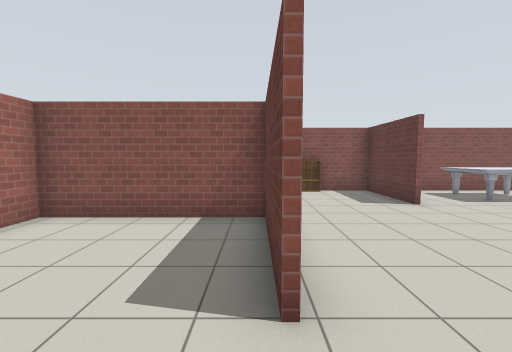
View 1 (above)

16 first-person views from a walk through a robot-simulator world made for Gazebo. The camera is 1.3 m above the floor, tilts 4° down and sees 90° across. The floor is counted in squares, 1 m on a side. Each view is taken from the middle of a square. On the plan, view 1 faces up. The plan holds only what a view shows up to about 12 squares ahead; the rest is blank. Gazebo's built-in surfaces are drawn with simple patterns.

View 2
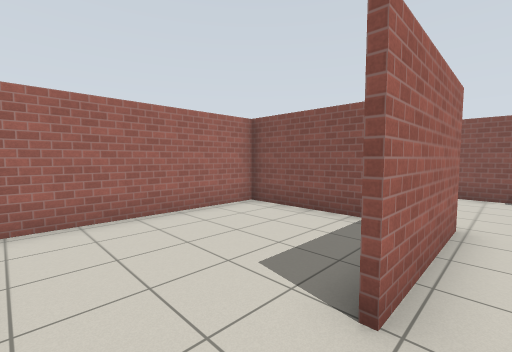

View 3
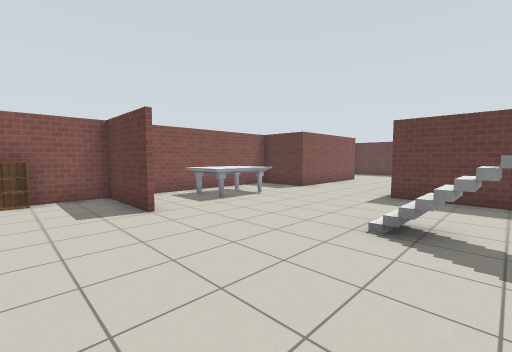

View 4
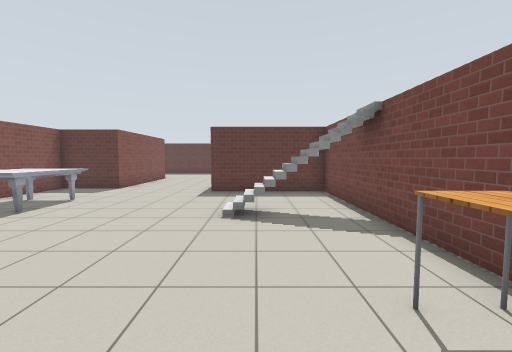

View 5
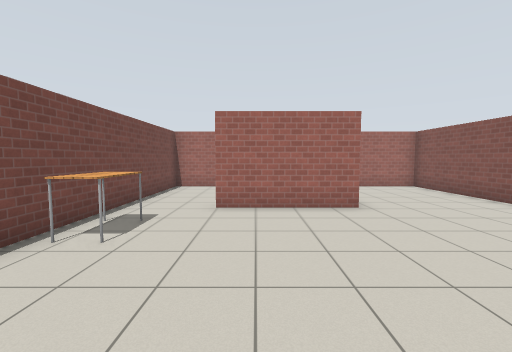

View 6
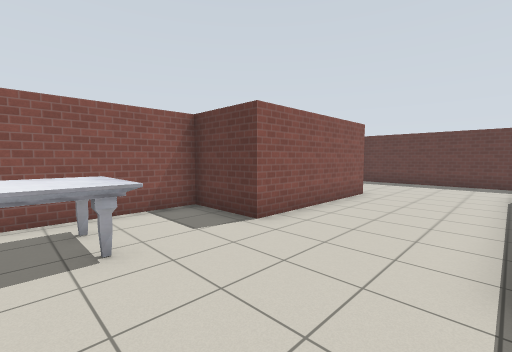

View 7
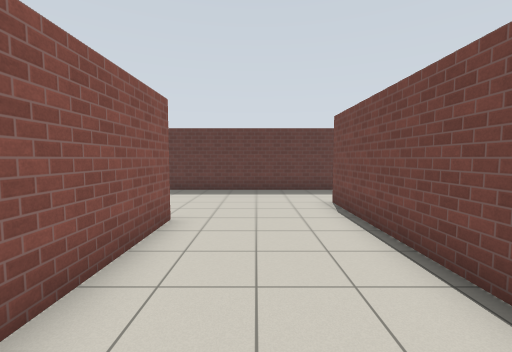

View 8
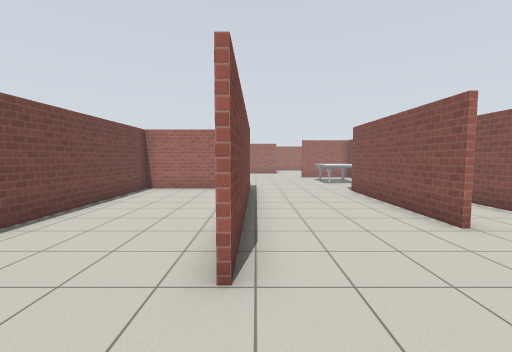

View 9
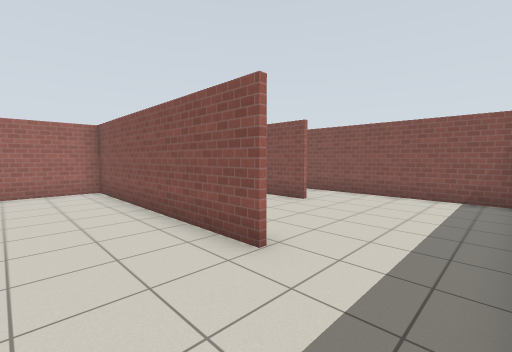

View 10
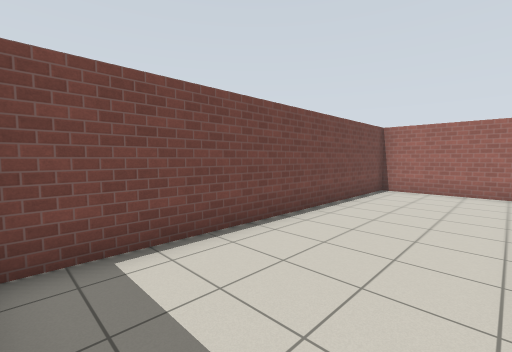

View 11
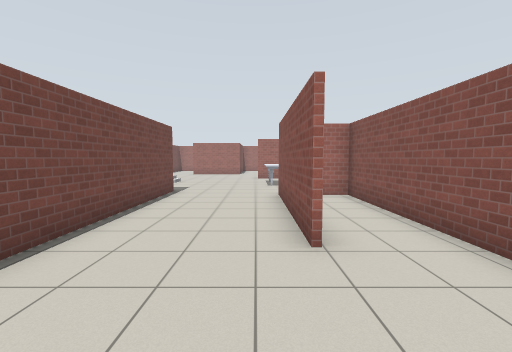

View 12
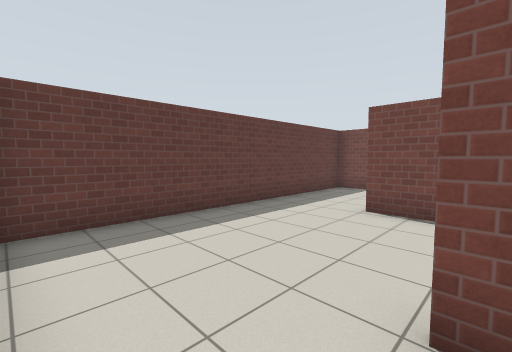

View 13
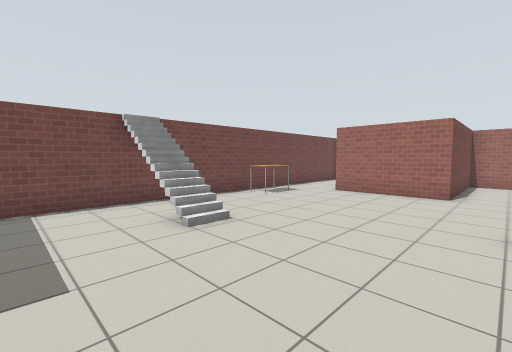

View 14
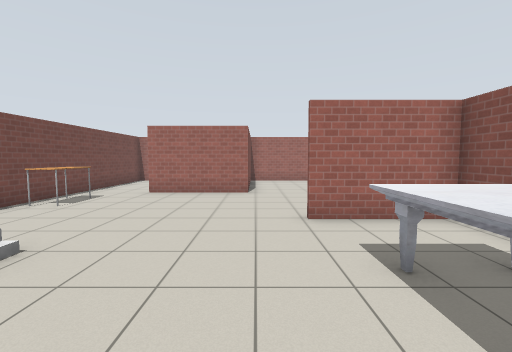

View 15
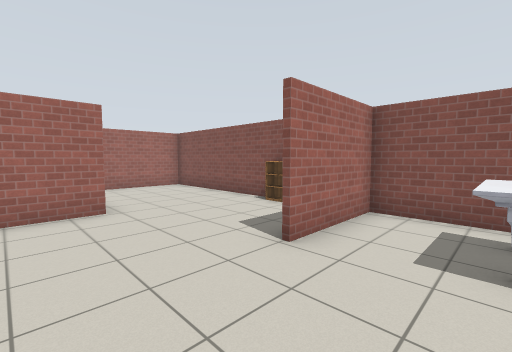

View 16
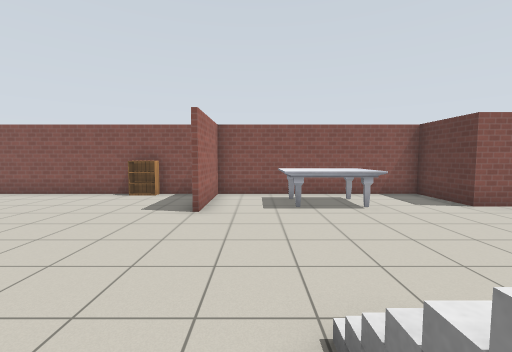

### Floor plan
Ten units are one square. View 1 is at (0, 0); x grows to the right and y downward. Boxes are objects, and circles mark ways between rooms. Rooms are numbered by the first view taken in them; rooms with no view inside come last. Other rooms are left out.
<svg viewBox="-53 -110 282 123">
<path fill="none" stroke="#000" d="M2 -19 2 -55 -48 -55M-47 -61 -47 7 5 7M120 -104 120 -94M45 -70 45 -104M110 8 110 -37 195 -37M169 -80 174 -80M46 -104 46 -70M174 -78 119 -78 119 -104M195 -36 111 -36 111 8M5 7 224 7 224 -101M221 -103 -47 -103 -47 -61M-48 -57 4 -57 4 -19"/>
<rect x="15" y="-5" width="20" height="10" fill="#bbb"><title>table</title></rect>
<rect x="15" y="-105" width="10" height="10" fill="#bbb"><title>bookshelf</title></rect>
<rect x="65" y="-25" width="10" height="20" fill="#bbb"><title>stairs</title></rect>
<rect x="65" y="-95" width="30" height="20" fill="#bbb"><title>marble table</title></rect>
<circle cx="0" cy="-5" r="3" fill="#2a7"/>
<text x="-20" y="-20">1</text>
<text x="100" y="-50">2</text>
</svg>
Room 1 opens to room 2.

Where each view was taken, in squares from view 1:
view 1: 0 up, 0 right, facing up
view 2: 0 up, 1 right, facing up-left
view 3: 1 up, 2 right, facing up-right
view 4: 2 up, 1 right, facing right
view 5: 3 up, 7 right, facing left
view 6: 4 up, 8 right, facing up-right
view 7: 6 up, 12 right, facing right
view 8: 4 up, 22 right, facing left
view 9: 1 up, 22 right, facing up-left
view 10: 3 up, 22 right, facing down-left
view 11: 7 up, 21 right, facing left
view 12: 10 up, 17 right, facing down-right
view 13: 7 up, 10 right, facing down-left
view 14: 6 up, 10 right, facing left
view 15: 4 up, 7 right, facing up-left
view 16: 1 up, 6 right, facing up
